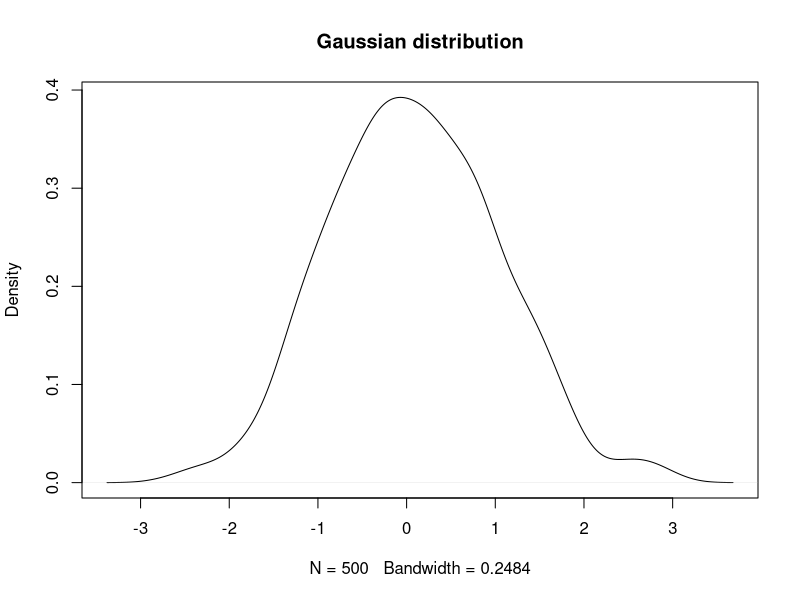
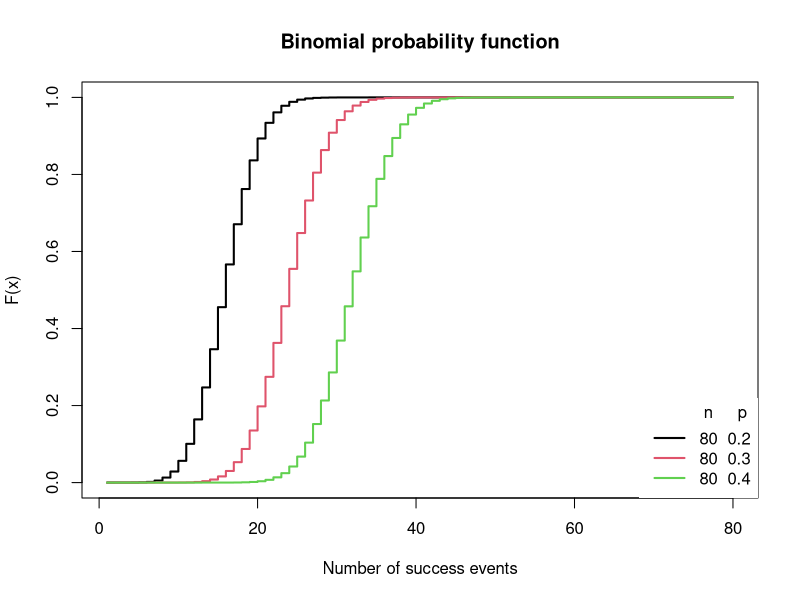
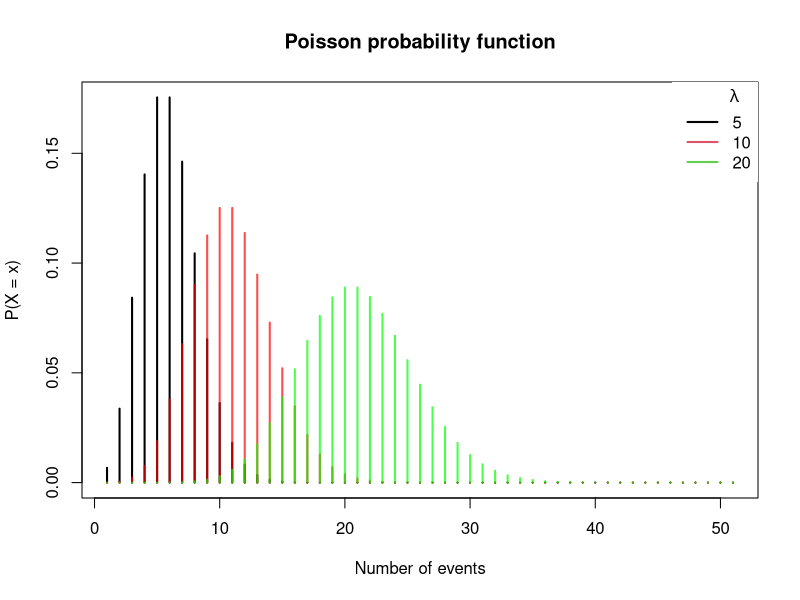
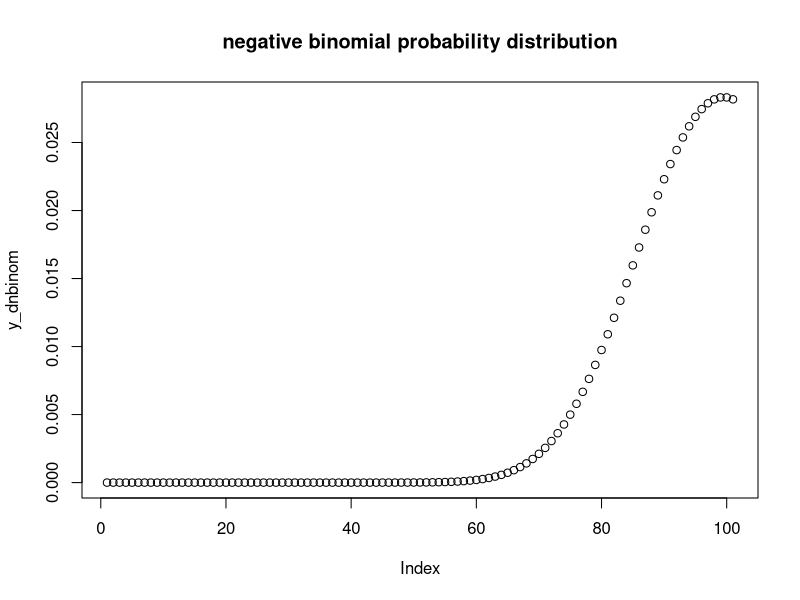

The R source for these figures, in order:
## ---- chunk 1
knitr::opts_chunk$set(
	echo = TRUE,
	message = FALSE,
	warning = FALSE
)
## ---- chunk 2
xnor<-rnorm(500)
plot(density(xnor), main = "Gaussian distribution")
## ---- chunk 3
xb <- 1:80

# n = 80, p = 0.2
plot(pbinom(xb, size = 80, prob = 0.2), type = "s", lwd = 2,
     main = "Binomial probability function",
     xlab = "Number of success events", ylab = "F(x)")

# n = 80, p = 0.3
lines(pbinom(xb, size = 80, prob = 0.3), type = "s",
      lwd = 2, col = 2)

# n = 80, p = 0.4
lines(pbinom(xb, size = 80, prob = 0.4), type = "s",
      lwd = 2, col = 3)

# Añadimos una leyenda
legend("bottomright", legend = c("80  0.2", "80  0.3", "80  0.4"),
       title = "n     p", title.adj = 0.85,
       lty = 1, col = 1:3, lwd = 2, box.lty = 0)
## ---- chunk 4
x <- 0:50
lambda <- 5
plot(dpois(x, lambda), type = "h", lwd = 2,
     main = "Poisson probability function",
     ylab = "P(X = x)", xlab = "Number of events")
lambda <- 10
lines(dpois(x, lambda), type = "h", lwd = 2, col = rgb(1,0,0, 0.7))
lambda <- 20
lines(dpois(x, lambda), type = "h", lwd = 2, col = rgb(0, 1, 0, 0.7))
legend("topright", legend = c("5", "10", "20"),
       title = expression(lambda), title.adj = 0.75,
       lty = 1, col = 1:3, lwd = 2, box.lty = 0)
## ---- chunk 5
x_dnbinom <- seq(0, 100, by = 1)
y_dnbinom <- dnbinom(x_dnbinom, size = 100, prob = 0.5)
plot(y_dnbinom, main = "negative binomial probability distribution")
## ---- chunk 6
library(mgcv)
library(lme4)
library(AER)

data<-read.csv("data/11_mistletoe_data.csv", 
                     header=TRUE, 
                     sep=";",
                     dec=".",
                     na.strings="NA")
attach(data)
head(data)
## ---- chunk 7
sessionInfo()
